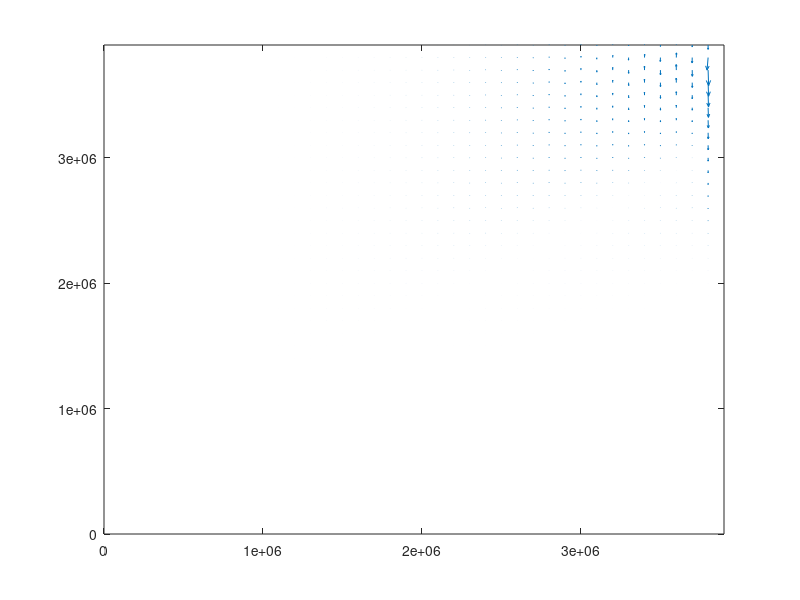

The MATLAB source for this figure:
clear all; close all; clc

% constantes iniciais do modelo
g       = 9.8 ;             % aceleracao da gravidade
nmax    = 360;              % nivei de tempo de processamento
dx      = 100000;           % espacamento zonal da grade
dy      = 100000;           % espacamento meridional da grade
dt      = 60;               % passo de tempo
freqplot= 10;               % frequencia de outputs
dens    = 1024;             % densidade media da agua do mar

% informacoes dadas pelo exercicio
tau0    = 0.1;              % vento zonal [N/m^2]
Ly      = 4e6;              % comprimento meridional da bacia [m]
H       = 200;              % profundidade media [m]
r       = 0.2;              % coeficiente de friccao no fundo [kg/m^2/s]
beta    = 10e-11;           % beta [s/m]

% informacoes da grade: tamanho, batimetria e outros
kmax    = Ly/dy;            % comprimento da grade em y
jmax    = Ly/dx;            % comprimento da grade em x
kmax2   = kmax*2;           % devido a grade alternada
jmax2   = jmax*2;

bat(1:kmax2,1:jmax2)=H;      % batimetria uniforme

% criacao da batimetria para pontos do tipo eta,u,v
bate=bat(1:2:end-1,1:2:end);
batu=bat(1:2:end-1,1:2:end-1);
batv=bat(1:2:end-1,1:2:end);

% criacao da grade apenas para generalizar o codigo para qualquer batimetria
kmare           = bate*0;
kmare(bate>0)   = 1;
kmaru           = batu*0;
kmaru(batu>0)   = 1;
kmarv           = batv*0;
kmarv(batv>0)   = 1;

xgrid2          = ((1:jmax2)-1)*dx/2;
ygrid2          = ((1:kmax2)-1)*dy/2;
[XBAT,YBAT]     = meshgrid(xgrid2,ygrid2);
xgrid           = ((1:jmax)-1)*dx;
ygrid           = ((1:kmax)-1)*dy;
[X,Y]           = meshgrid(xgrid,ygrid);

%% determinacao das condicoes iniciais [em repouso]
eta1    = zeros(kmax,jmax);
U1      = zeros(kmax,jmax);
V1      = zeros(kmax,jmax);
eta2    = zeros(kmax,jmax);
U2      = zeros(kmax,jmax);
V2      = zeros(kmax,jmax);

psi     = ones(kmax,jmax);
taux    = ones(kmax,jmax)*tau0;

% utilizar a equacao da vorticidade discretizada para determinar
% a funcao de corrente e, entao, modelar u,v,eta

for j=2:jmax-1
    for k=2:kmax-1
        % aqui realizamos uma condicao para calcular psi somente em pontos de agua
        if kmare(k,j)>0
            % calculo da unica forcante considerada: vento
            termo1 = 1/(2*dens*H*dy) * (taux(k+1,j+1) + taux(k+1,j-1) + taux(k-1,j+1) + taux(k-1,j-1));
            termo2 = beta/(4*dx) * (psi(k+1,j+1) + psi(k,j+1) - psi(k-1,j-1) - psi(k,j-1));
            termo3 = r/(dens*H) * ( (psi(k,j+1) + psi(k,j-1))/dx/dx + (psi(k+1,j) + psi(k-1,j))/dy/dy );
            termo4 = (2*r)/(dens*H) * (1/dx/dx + 1/dy/dy);
            psi(k,j) = (termo1 + termo2 + termo3)./termo4;
        end
    end
end


for n=2:10
    %Eq da Continuidade
    for j=2:jmax-1
        for k=2:kmax-1
           if kmare(k,j)>0
           forcx=(batu(k,j+1).*psi(k,j+1)-batu(k,j).*2*psi(k,j)+batu(k,j-1).*psi(k,j-1))/dx/dx;
           forcy=(batu(k+1,j).*psi(k+1,j)-batu(k,j).*2*psi(k,j)+batu(k-1,j).*psi(k-1,j))/dy/dy;
           eta2(k,j)=forcx+forcy;
           end
        end
    end
    % calcular u como teste
    for j=2:jmax-1
        for k=2:kmax-1
            if (kmaru(k,j)*kmare(k,j)*kmare(k,j-1))>0 % testa o ponto e seus vizinhos
                U2(k,j)=-((psi(k+1,j)+psi(k+1,j-1))./2-(psi(k-1,j)+psi(k-1,j-1))./2)./2*dy;
            end
        end
    end

    %Eq. do movimento em y
    for j=2:jmax-1
        for k=2:kmax-1
            if (kmarv(k,j)*kmare(k,j)*kmare(k+1,j))>0 %o ponto e os vizinhos tem que ser mar (kmares)
            V2(k,j)=((psi(k+1,j+1)+psi(k,j+1))./2-(psi(k+1,j-1)+psi(k,j-1))./2)./2*dx;
            end
        end
    end

    % 0 nos contornos
    eta2(1,:)       =   0;
    eta2(kmax,:)    =   0;
    U2(1,:)         =   0;
    V2(1,:)         =   0;
    U2(kmax,:)      =   0;
    V2(kmax,:)      =   0;

    eta2(:,1)       =   0;
    eta2(:,jmax)    =   0;
    U2(:,1)         =   0;
    V2(:,1)         =   0;
    U2(:,jmax)      =   0;
    V2(:,jmax)      =   0;
%    % Condicoes de contorno com extrapolacao linear
%    for j=1:jmax
%        eta2(1,j)=(2*eta2(2,j)-eta2(3,j))*kmare(1,j);
%        eta2(kmax,j)=(2*eta2(kmax-1,j)-eta2(kmax-2,j))*kmare(kmax,j);
%        U2(1,j)=(2*U2(2,j)-U2(3,j))*kmaru(1,j);
%        V2(1,j)=(2*V2(2,j)-V2(3,j))*kmarv(1,j);
%        U2(kmax,j)=(2*U2(kmax-1,j)-U2(kmax-2,j))*kmaru(kmax,j);
%        V2(kmax,j)=(2*V2(kmax-1,j)-V2(kmax-2,j))*kmarv(kmax,j);
%    end
%    for k=1:kmax
%        eta2(k,1)=(2*eta2(k,2)-eta2(k,3))*kmare(k,1);
%        eta2(k,jmax)=(2*eta2(k,jmax-1)-eta2(k,jmax-2))*kmare(k,jmax);
%        U2(k,1)=(2*U2(k,2)-U2(k,3))*kmaru(k,1);
%        V2(k,1)=(2*V2(k,2)-V2(k,3))*kmarv(k,1);
%        U2(k,jmax)=(2*U2(k,jmax-1)-U2(k,jmax-2))*kmaru(k,jmax);
%        V2(k,jmax)=(2*V2(k,jmax-1)-V2(k,jmax-2))*kmarv(k,jmax);
%    end

    % renovacao das variaveis no tempo
    eta1    = eta2;
    U1      = U2;
    V1      = V2;

end

% definicao de u e v nos mesmos pontos do tipo eta para visualizacao
% basicamente e feita a media entre dois pontos vizinhos da grade
uplot=U2;
vplot=V2;
for j=1:jmax-1
   for k=1:kmax
      if kmare(k,j)>0
        uplot(k,j)=(U2(k,j)+U2(k,j+1))/2;
      end
   end
end
for j=1:jmax
   for k=2:kmax
      if kmare(k,j)>0
        vplot(k,j)=(V2(k,j)+V2(k-1,j))/2;
      end
   end
end

quiver(X,Y,uplot*10,vplot*10);
axis([xgrid(1) xgrid(jmax) ygrid(1) ygrid(kmax)]);
